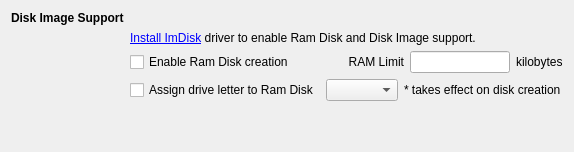
           <widget class="QWidget" name="tabAddonConfig">
            <attribute name="title">
             <string>Add-On Configuration</string>
            </attribute>
            <layout class="QGridLayout" name="gridLayout_40">
             <item row="0" column="0">
              <layout class="QGridLayout" name="gridLayout_39">
               <item row="2" column="1" colspan="2">
                <widget class="QCheckBox" name="chkRamDisk">
                 <property name="text">
                  <string>Enable Ram Disk creation</string>
                 </property>
                </widget>
               </item>
               <item row="2" column="6">
                <widget class="QLabel" name="lblRamLimit">
                 <property name="text">
                  <string>kilobytes</string>
                 </property>
                </widget>
               </item>
               <item row="3" column="3">
                <widget class="QComboBox" name="cmbRamLetter">
                 <property name="sizePolicy">
                  <sizepolicy hsizetype="Fixed" vsizetype="Fixed">
                   <horstretch>0</horstretch>
                   <verstretch>0</verstretch>
                  </sizepolicy>
                 </property>
                </widget>
               </item>
               <item row="3" column="1" colspan="2">
                <widget class="QCheckBox" name="chkRamLetter">
                 <property name="text">
                  <string>Assign drive letter to Ram Disk</string>
                 </property>
                </widget>
               </item>
               <item row="4" column="1">
                <spacer name="verticalSpacer_13">
                 <property name="orientation">
                  <enum>Qt::Orientation::Vertical</enum>
                 </property>
                 <property name="sizeHint" stdset="0">
                  <size>
                   <width>20</width>
                   <height>40</height>
                  </size>
                 </property>
                </spacer>
               </item>
               <item row="1" column="1" colspan="6">
                <widget class="QLabel" name="lblImDisk">
                 <property name="text">
                  <string>&lt;a href=&quot;addon://ImDisk&quot;&gt;Install ImDisk&lt;/a&gt; driver to enable Ram Disk and Disk Image support.</string>
                 </property>
                 <property name="openExternalLinks">
                  <bool>false</bool>
                 </property>
                </widget>
               </item>
               <item row="0" column="0">
                <widget class="QLabel" name="lblDiskImage">
                 <property name="font">
                  <font>
                   <bold>true</bold>
                   <kerning>true</kerning>
                  </font>
                 </property>
                 <property name="text">
                  <string>Disk Image Support</string>
                 </property>
                </widget>
               </item>
               <item row="2" column="5">
                <widget class="QLineEdit" name="txtRamLimit">
                 <property name="maximumSize">
                  <size>
                   <width>100</width>
                   <height>16777215</height>
                  </size>
                 </property>
                </widget>
               </item>
               <item row="2" column="3" colspan="2">
                <widget class="QLabel" name="lblRamDisk">
                 <property name="text">
                  <string>RAM Limit</string>
                 </property>
                 <property name="alignment">
                  <set>Qt::AlignmentFlag::AlignRight|Qt::AlignmentFlag::AlignTrailing|Qt::AlignmentFlag::AlignVCenter</set>
                 </property>
                 <property name="buddy">
                  <cstring>txtRamLimit</cstring>
                 </property>
                </widget>
               </item>
               <item row="4" column="6">
                <spacer name="horizontalSpacer_10">
                 <property name="orientation">
                  <enum>Qt::Orientation::Horizontal</enum>
                 </property>
                 <property name="sizeHint" stdset="0">
                  <size>
                   <width>40</width>
                   <height>20</height>
                  </size>
                 </property>
                </spacer>
               </item>
               <item row="3" column="4" colspan="3">
                <widget class="QLabel" name="lblRamLetter">
                 <property name="toolTip">
                  <string>When a Ram Disk is already mounted you need to unmount it for this option to take effect.</string>
                 </property>
                 <property name="text">
                  <string>* takes effect on disk creation</string>
                 </property>
                </widget>
               </item>
              </layout>
             </item>
            </layout>
           </widget>
